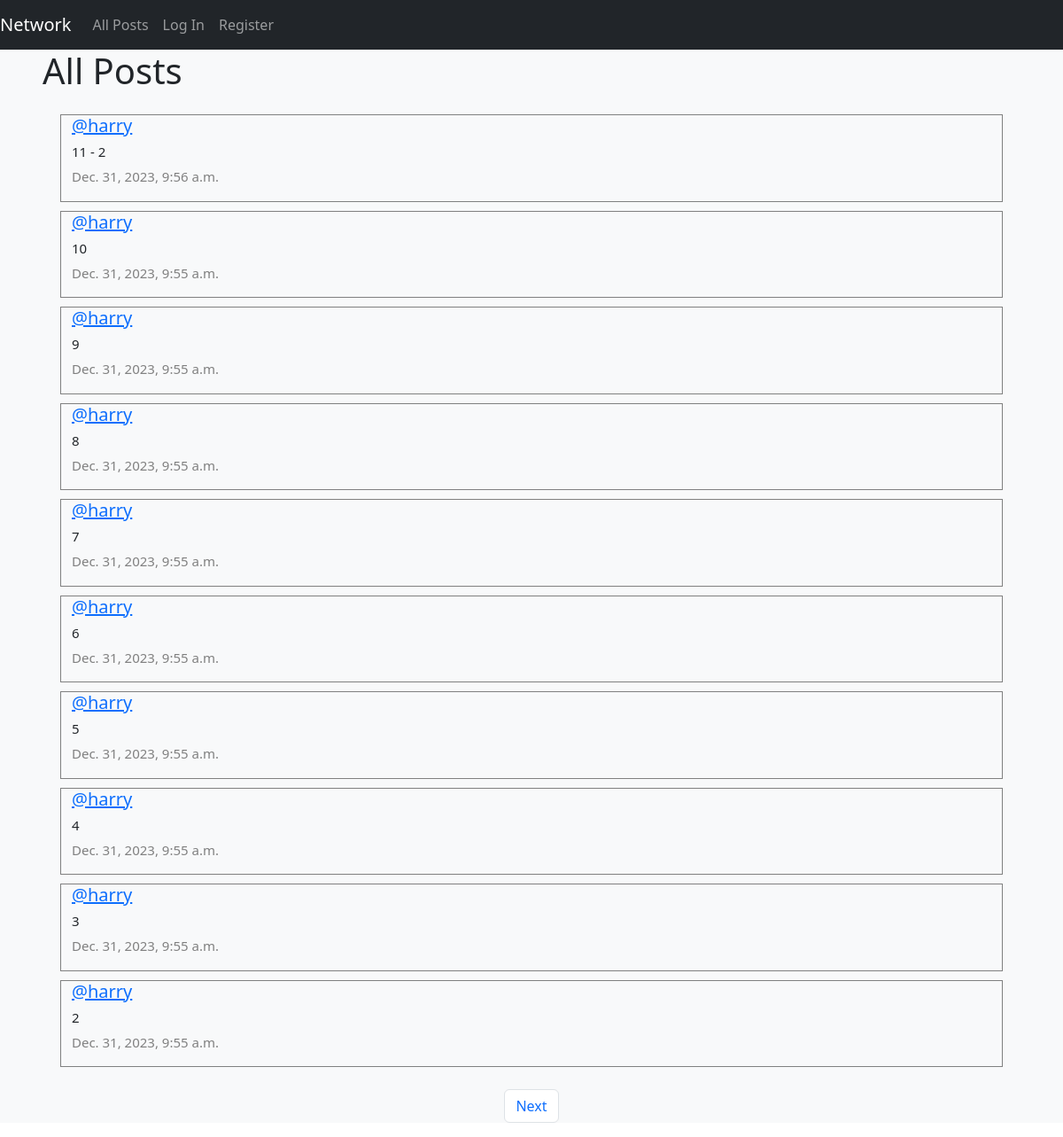
The app's page /, older data.
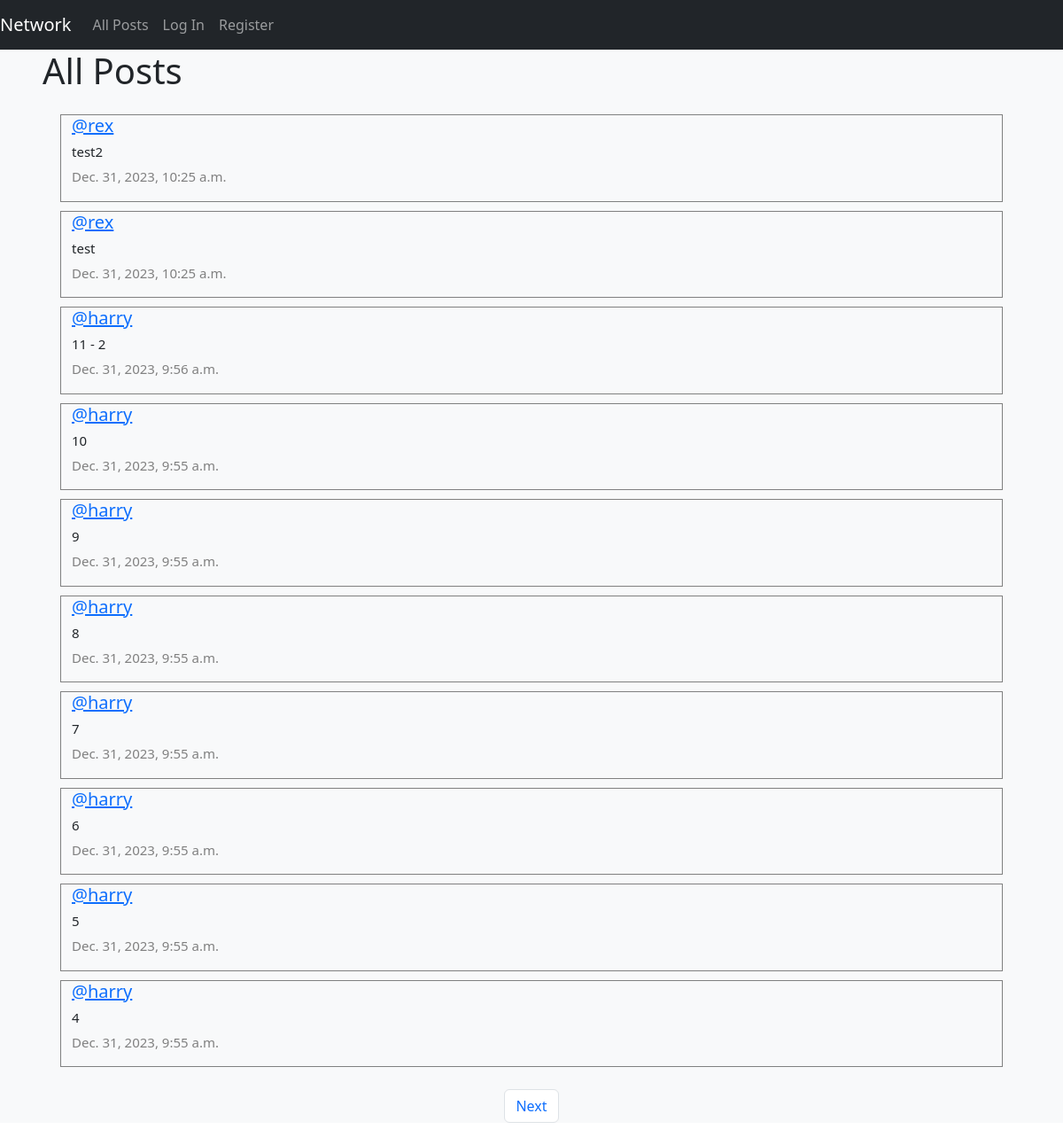
The same page, newer data.
### network/models.py (models this page shows, shortened)
class Post(models.Model):
    content = models.CharField(max_length=140)
    user = models.ForeignKey(User, on_delete=models.CASCADE, related_name="posts")
    date = models.DateTimeField(auto_now_add=True)
    likes = models.ManyToManyField(User, related_name="liked_posts", blank=True)

class User(AbstractUser):
    pass

### network/views.py (the view)
# urls.py: path("", views.index, name="index"),
def index(request):
    allPosts = Post.objects.all().order_by("id").reverse()
    paginator = Paginator(allPosts, 10)
    page_number = request.GET.get('page')
    posts_of_the_page = paginator.get_page(page_number)
    allLikes = Like.objects.all()
    whoYouLiked = []
    try:
        for like in allLikes:
            if like.user.id == request.user.id:
                whoYouLiked.append(like.post.id)
    except:
        whoYouLiked = []
    return render(request, "network/index.html", {
        "allPosts": allPosts,
        "posts_of_the_page": posts_of_the_page,
        "whoYouLiked": whoYouLiked
    })

### network/templates/network/index.html (shortened to what this page needs)
{% extends "network/layout.html" %}
{% load static %}
{% block body %}
    <h1 class="mx-5">All Posts</h1>
    <div class="all-posts mx-5">
        {% for post in posts_of_the_page %}
            <div class="row post">
                <h5 class="username"><a href="{% url 'profile' user_id=post.user.id %}">@{{ post.user }}</a></h5>
                <h6 class="content" id="content_{{ post.id }}">{{ post.content }}</h6>
                <p class="date">{{ post.date }}</p>
            </div>
        {% endfor %}
    </div>
    <nav aria-label="Page navigation example">
        <ul class="pagination d-flex justify-content-center">
            {% if posts_of_the_page.has_next %}
                <li class="page-item"><a class="page-link" href="?page={{ posts_of_the_page.next_page_number }}">Next</a></li>
            {% endif %}
        </ul>
    </nav>
{% endblock %}

### network/templates/network/layout.html (shortened to what this page needs)
{% load static %}
<!DOCTYPE html>
<html lang="en">
    <head>
        <link href="https://cdn.jsdelivr.net/npm/bootstrap@5.3.2/dist/css/bootstrap.min.css" rel="stylesheet">
        <link rel="stylesheet" href="https://cdnjs.cloudflare.com/ajax/libs/font-awesome/4.7.0/css/font-awesome.min.css">
        <link href="{% static 'network/styles.css' %}" rel="stylesheet">
    </head>
    <body>
        <nav class="navbar navbar-expand-lg navbar-dark bg-dark">
            <a class="navbar-brand" href="{% url 'index' %}">Network</a>
            <div>
                <ul class="navbar-nav mr-auto">
                <li class="nav-item">
                    <a class="nav-link" href="{% url 'index' %}">All Posts</a>
                </li>
                {% if user.is_authenticated %}
                    <li class="nav-item">
                        <a class="nav-link" href="{% url 'following' %}">Following</a>
                    </li>
                    <li class="nav-item">
                        <a class="nav-link" href="{% url 'logout' %}">Log Out</a>
                    </li>
                {% else %}
                    <li class="nav-item">
                        <a class="nav-link" href="{% url 'login' %}">Log In</a>
                    </li>
                    <li class="nav-item">
                        <a class="nav-link" href="{% url 'register' %}">Register</a>
                    </li>
                {% endif %}
            </ul>
            </div>
        </nav>
        <div class="body bg-light">
            {% block body %}
            {% endblock %}
        </div>
    </body>
</html>

### network/static/network/styles.css (style rules this page uses)
.all-posts { display: flex; justify-content: flex-start; flex-direction: column; margin: 20px; }
.post { border: 0.1px solid gray; display: flex; justify-content: center; flex-direction: column; box-sizing: border-box; margin: 5px 20px; }
.content { font-size: 15px; }
.username { font-size: 20px; }
.date { color: gray; font-size: 15px; }

Row changes from the older to the newer data that the page shows:
no longer on this page (row unchanged): Post: user "harry", content "3", date "Dec. 31, 2023, 9:55 a.m."
no longer on this page (row unchanged): Post: user "harry", content "2", date "Dec. 31, 2023, 9:55 a.m."
added Post: user "rex", content "test2", date "Dec. 31, 2023, 10:25 a.m."
added Post: user "rex", content "test", date "Dec. 31, 2023, 10:25 a.m."
